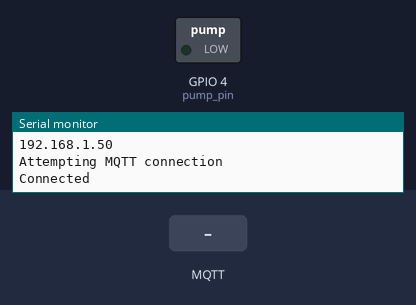
Recording of a sketch running on a simulated ESP8266 (NodeMCU). Parts: switched loads named in the sketch (green lamp = pin HIGH), the last lines printed to the serial monitor. Inputs (shaded band) come from the test bench. WiFi joins after 1.5 s; servers stay silent unless stated; no MQTT or app messages arrive unless stated.

Above: at 2.7 s.
2.8 s: MQTT message "ON" arrives on the first subscribed topic
At 3.5 s:
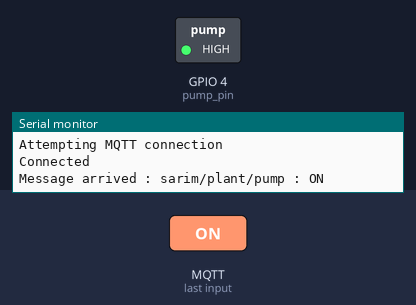
11.5 s: MQTT message "OFF" arrives on the first subscribed topic
At 12.9 s:
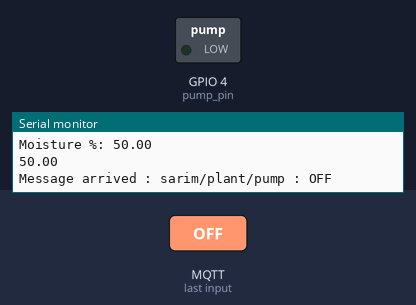
Timing chart, 0 to 14.5 s (numbered marks = the images above; inputs shaded):
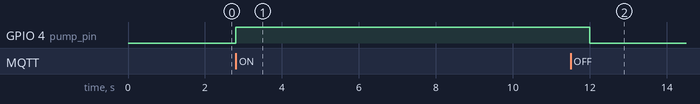

The sketch:

Device-to-HiveMQ.ino
```cpp
#include <PubSubClient.h>
#include <stdlib.h>
#include <ESP8266WiFi.h>

// #include <DHT.h>
// #define DHT_pin 4
// #define DHT_type DHT11

// float T;
// float H;

int moisture_pin = A0;  // moisture sensor
int pump_pin = 4; //pump 5v

// DHT my_dht(DHT_pin, DHT_type);

const char* ssid = "AreeeeeeeeB";
const char* password = "Positive";
const char* mqtt_server = "broker.mqtt-dashboard.com";

char pub_strT[100];
char pub_strH[100];
char pub_strMoist[100];


unsigned long previousMillis = 0;

const long interval = 10*1000;


WiFiClient espClient;
PubSubClient client(espClient);
void setup_wifi()
{

    delay(10);

    Serial.print("connecting to");
     Serial.println(ssid);
     WiFi.begin(ssid, password);

    while (WiFi.status() != WL_CONNECTED)
     {
         delay(500);
         Serial.print("-.");
     }

    Serial.println();
     Serial.println("WiFi Connected");
     Serial.println("WiFi got IP");
     Serial.println();
     Serial.println(WiFi.localIP());
}

void callback(String topic, byte* payload, unsigned int length)
{
     Serial.print("Message arrived : ");
     Serial.print(topic);
     Serial.print(" : ");
     String messageTemp;
     for (int i = 0; i < length; i++)
     {
//         Serial.println((char)payload[i]);
         messageTemp += (char)payload[i];
     }

     Serial.print(messageTemp);

     if(topic=="sarim/plant/pump"){

       if(messageTemp == "ON"){
          digitalWrite(pump_pin, HIGH);
       }
       else if (messageTemp == "OFF") {
          digitalWrite(pump_pin, LOW);
       }
     }
     Serial.println();
}

void reconnect()
{

    while(!client.connected()){
      Serial.println("Attempting MQTT connection");
      if(client.connect("ssuet imran"))  // add client name
      {
        Serial.println("Connected");
        client.publish("sarim/plant","Esp Connected!");
        //             topic              messagge
        client.subscribe("sarim/plant/pump");
        //                topic
        // client.subscribe("karachi/millis");
        // Serial.print("subscribed!");
      }
      else
      {
        Serial.print("Failed, rc = ");
        Serial.print(client.state());
        Serial.println("Waiting for 5 seconds to try again");
        delay(5000);
       }
     }
}

void setup()
{

  //  my_dht.begin();
   Serial.begin(115200);
   pinMode(moisture_pin,INPUT);
   pinMode(pump_pin,OUTPUT);
   setup_wifi();
   client.setServer(mqtt_server, 1883);
   //                server      port
   client.setCallback(callback);
   reconnect();
}

void loop()
{

    if(!client.connected())
    {
      reconnect();
      Serial.print("disconnected");
    }

    unsigned long currentMillis = millis();

    // float H = my_dht.readHumidity();
    // float T = my_dht.readTemperature();
    if (currentMillis - previousMillis >= interval) {
      previousMillis = currentMillis;

       int moisture = analogRead(moisture_pin);
    float moisture_Perc =   moisture*100/1023.;
    moisture_Perc = map(moisture_Perc,0,100,100,0);
    Serial.print("Moisture %: ");
    Serial.println(moisture_Perc);
    delay(1000);

    dtostrf(moisture_Perc, 2,2,pub_strMoist);
    client.publish("sarim/plant/moisture",pub_strMoist);
    Serial.println(pub_strMoist);


      // sprintf(pub_str,"%11d",currentMillis);
      // dtostrf(H,2,2,pub_strH);
      // dtostrf(T,2,2,pub_strT);
//      sprintf(pub_str,"%s"," IMRAN");
    // Serial.print("Temperature: ");
    //  Serial.print(pub_strT);

    //  Serial.print("Humidity: ");
    //  Serial.println(pub_strH);
//      Serial.print(" ");
//      Serial.println(currentMillis);
      // client.publish("sarim/",pub_strH);
      // client.publish("sarim/esp8266/dht11/temperature",pub_strT);
      delay(1000);
    }
    client.loop();
}
```

Measured:
- after the input at 2.8 s, GPIO 4 (pump_pin): LOW → HIGH at once
- after the input at 11.5 s, GPIO 4 (pump_pin): HIGH → LOW after 0.50 s
